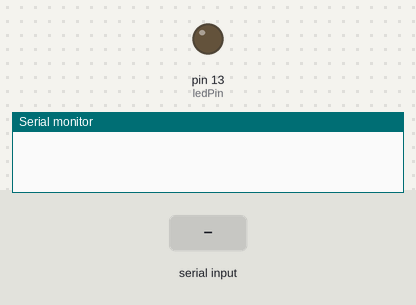
This sketch was run on a simulated Arduino Uno, built with avr-gcc and run on an emulated ATmega328P. Parts: output pins drawn as LEDs (lit = HIGH), the last lines printed to the serial monitor. Inputs (shaded band) come from the test bench.

Above: at 1.2 s.
1.3 s: "1" received over Serial
At 1.9 s:
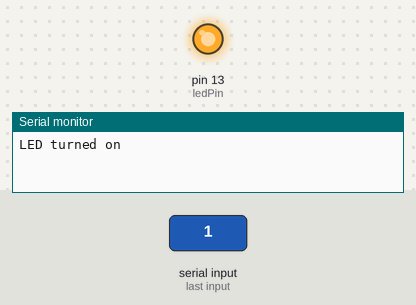
2.8 s: "0" received over Serial
At 4.2 s:
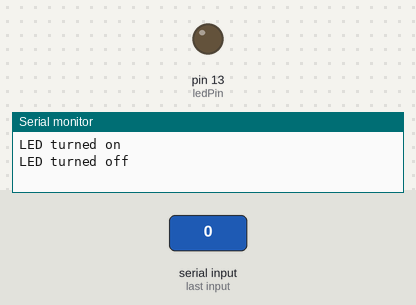
Timing chart, 0 to 5.8 s (numbered marks = the images above; inputs shaded):
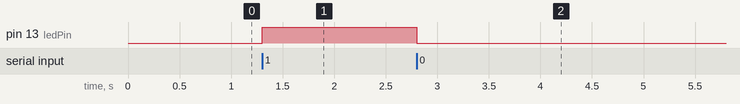

Measured:
- after the input at 1.3 s, pin 13 (ledPin): LOW → HIGH at once
- after the input at 2.8 s, pin 13 (ledPin): HIGH → LOW at once

The sketch:

SerialControllableLed.ino
```cpp
/**
 * This sketch allows you to send 1 or 0 via the serial, which will control the
 * LED attached to pin 13, turning it on or off respectively
 */

// the LED pin
int ledPin = 13;

// the incoming serial character
char incomingChar = 0;

void setup()
{
    // opens serial port, sets data rate to 9600 bps
    Serial.begin(9600);

    // initialize the digital pin as an output.
    pinMode(ledPin, OUTPUT);
}

void loop()
{
    // run code only when the serial port has some data waiting
    if (Serial.available()) {
        // read the incoming byte
        incomingChar = Serial.read();

        // turn the LED on (byte 49) or off (byte 48)
        if (incomingChar == '1') {
            digitalWrite(ledPin, HIGH);
            Serial.print("LED turned on\r\n");
        } else if (incomingChar == '0') {
            digitalWrite(ledPin, LOW);
            Serial.print("LED turned off\r\n");
        } else {
            Serial.print("Unknown byte - Please only send 1 (on) or 0 (off)\r\n");
        }
    }
}
```
